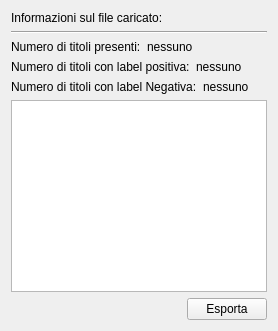
      <widget class="QWidget" name="Data">
       <attribute name="title">
        <string>Data</string>
       </attribute>
       <layout class="QVBoxLayout" name="verticalLayout_2">
        <item>
         <widget class="QLabel" name="label_13">
          <property name="text">
           <string>Informazioni sul file caricato:</string>
          </property>
         </widget>
        </item>
        <item>
         <widget class="Line" name="line_2">
          <property name="orientation">
           <enum>Qt::Horizontal</enum>
          </property>
         </widget>
        </item>
        <item>
         <layout class="QFormLayout" name="formLayout_2">
          <item row="0" column="1">
           <widget class="QLabel" name="label_data_total">
            <property name="text">
             <string>nessuno</string>
            </property>
           </widget>
          </item>
          <item row="0" column="0">
           <widget class="QLabel" name="label_14">
            <property name="text">
             <string>Numero di titoli presenti:</string>
            </property>
           </widget>
          </item>
         </layout>
        </item>
        <item>
         <layout class="QFormLayout" name="formLayout_3">
          <item row="0" column="0">
           <widget class="QLabel" name="label_16">
            <property name="text">
             <string>Numero di titoli con label positiva:</string>
            </property>
           </widget>
          </item>
          <item row="0" column="1">
           <widget class="QLabel" name="label_data_positive">
            <property name="text">
             <string>nessuno</string>
            </property>
           </widget>
          </item>
         </layout>
        </item>
        <item>
         <layout class="QFormLayout" name="formLayout_4">
          <item row="0" column="0">
           <widget class="QLabel" name="label_18">
            <property name="text">
             <string>Numero di titoli con label Negativa:</string>
            </property>
           </widget>
          </item>
          <item row="0" column="1">
           <widget class="QLabel" name="label_data_negative">
            <property name="text">
             <string>nessuno</string>
            </property>
           </widget>
          </item>
         </layout>
        </item>
        <item>
         <widget class="QTableView" name="table_data">
          <property name="sizePolicy">
           <sizepolicy hsizetype="Expanding" vsizetype="Expanding">
            <horstretch>0</horstretch>
            <verstretch>0</verstretch>
           </sizepolicy>
          </property>
         </widget>
        </item>
        <item>
         <layout class="QHBoxLayout" name="horizontalLayout">
          <item>
           <spacer name="horizontalSpacer">
            <property name="orientation">
             <enum>Qt::Horizontal</enum>
            </property>
            <property name="sizeHint" stdset="0">
             <size>
              <width>40</width>
              <height>20</height>
             </size>
            </property>
           </spacer>
          </item>
          <item>
           <widget class="QPushButton" name="data_export">
            <property name="text">
             <string>Esporta</string>
            </property>
           </widget>
          </item>
         </layout>
        </item>
       </layout>
      </widget>
